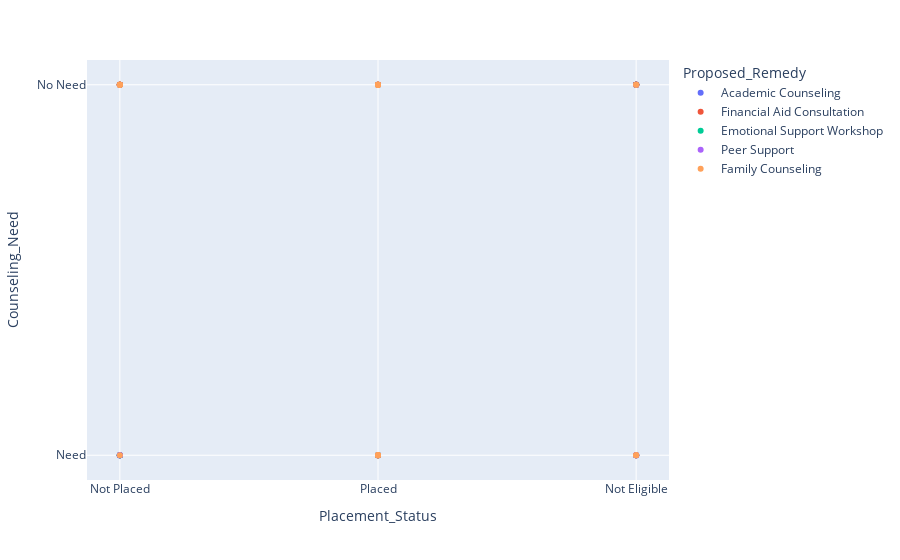

Write notebook code for a chart like this one.
### Code cell
fig=px.scatter(DF_model1,x='Placement_Status',y='Counseling_Need',color='Proposed_Remedy')
fig.update_layout(title='',title_x=0.5,)
fig.show()

### Figure 1 — Plotly figure (JSON) as saved in the notebook; plotly's stock layout.template omitted (floating-point values rounded to 4 significant figures)
{"data": [{"hovertemplate": "Proposed_Remedy=Academic Counseling<br>Placement_Status=%{x}<br>Counseling_Need=%{y}<extra></extra>", "legendgroup": "Academic Counseling", "marker": {"color": "#636efa", "symbol": "circle"}, "mode": "markers", "name": "Academic Counseling", "orientation": "v", "showlegend": true, "type": "scatter", "x": ["Not Placed", "Placed", "Placed", "Not Eligible", "Placed", "Not Placed", "Not Eligible", "Not Placed", "Not Placed", "Not Placed", "Placed", "Not Eligible", "Not Eligible", "Placed"], "xaxis": "x", "y": ["Need", "No Need", "Need", "No Need", "Need", "Need", "No Need", "No Need", "Need", "Need", "Need", "Need", "No Need", "Need"], "yaxis": "y"}, {"hovertemplate": "Proposed_Remedy=Financial Aid Consultation<br>Placement_Status=%{x}<br>Counseling_Need=%{y}<extra></extra>", "legendgroup": "Financial Aid Consultation", "marker": {"color": "#EF553B", "symbol": "circle"}, "mode": "markers", "name": "Financial Aid Consultation", "orientation": "v", "showlegend": true, "type": "scatter", "x": ["Not Eligible", "Not Placed", "Not Placed", "Placed", "Not Eligible", "Not Eligible", "Placed", "Placed", "Not Placed", "Not Placed", "Not Eligible", "Not Placed", "Not Eligible", "Not Eligible", "Not Eligible", "Not Placed", "Placed", "Not Eligible", "Not Eligible", "Placed", "Not Placed", "Not Placed", "Not Eligible", "Not Placed", "Placed", "Not Eligible"], "xaxis": "x", "y": ["No Need", "Need", "Need", "Need", "No Need", "No Need", "Need", "No Need", "No Need", "No Need", "No Need", "No Need", "No Need", "No Need", "No Need", "No Need", "No Need", "No Need", "Need", "Need", "No Need", "No Need", "No Need", "No Need", "Need", "No Need"], "yaxis": "y"}, {"hovertemplate": "Proposed_Remedy=Emotional Support Workshop<br>Placement_Status=%{x}<br>Counseling_Need=%{y}<extra></extra>", "legendgroup": "Emotional Support Workshop", "marker": {"color": "#00cc96", "symbol": "circle"}, "mode": "markers", "name": "Emotional Support Workshop", "orientation": "v", "showlegend": true, "type": "scatter", "x": ["Not Eligible", "Placed", "Not Placed", "Placed", "Not Eligible", "Placed", "Placed", "Placed", "Not Placed", "Placed", "Not Eligible", "Not Placed", "Not Placed", "Placed", "Placed", "Not Eligible", "Not Eligible", "Not Placed"], "xaxis": "x", "y": ["No Need", "No Need", "Need", "Need", "No Need", "No Need", "Need", "Need", "Need", "No Need", "Need", "Need", "No Need", "Need", "Need", "Need", "Need", "Need"], "yaxis": "y"}, {"hovertemplate": "Proposed_Remedy=Peer Support<br>Placement_Status=%{x}<br>Counseling_Need=%{y}<extra></extra>", "legendgroup": "Peer Support", "marker": {"color": "#ab63fa", "symbol": "circle"}, "mode": "markers", "name": "Peer Support", "orientation": "v", "showlegend": true, "type": "scatter", "x": ["Not Eligible", "Placed", "Placed", "Placed", "Not Eligible", "Placed", "Not Placed", "Not Eligible", "Not Placed", "Placed", "Not Eligible", "Not Eligible", "Not Eligible", "Placed", "Not Placed", "Not Placed", "Not Eligible", "Placed"], "xaxis": "x", "y": ["Need", "No Need", "No Need", "No Need", "No Need", "Need", "Need", "Need", "Need", "Need", "Need", "No Need", "Need", "No Need", "Need", "No Need", "Need", "Need"], "yaxis": "y"}, {"hovertemplate": "Proposed_Remedy=Family Counseling<br>Placement_Status=%{x}<br>Counseling_Need=%{y}<extra></extra>", "legendgroup": "Family Counseling", "marker": {"color": "#FFA15A", "symbol": "circle"}, "mode": "markers", "name": "Family Counseling", "orientation": "v", "showlegend": true, "type": "scatter", "x": ["Not Placed", "Not Placed", "Placed", "Placed", "Placed", "Placed", "Not Eligible", "Placed", "Placed", "Not Placed", "Placed", "Placed", "Not Eligible", "Placed", "Placed", "Placed", "Not Placed", "Placed", "Not Eligible", "Not Placed", "Not Eligible", "Placed", "Not Eligible", "Placed"], "xaxis": "x", "y": ["Need", "No Need", "Need", "Need", "Need", "Need", "Need", "No Need", "No Need", "No Need", "No Need", "No Need", "Need", "Need", "No Need", "No Need", "No Need", "Need", "No Need", "No Need", "No Need", "No Need", "Need", "No Need"], "yaxis": "y"}], "layout": {"autosize": true, "legend": {"title": {"text": "Proposed_Remedy"}, "tracegroupgap": 0}, "margin": {"t": 60}, "title": {"text": "", "x": 0.5}, "xaxis": {"anchor": "y", "autorange": true, "domain": [0, 1], "range": [-0.1335, 2.134], "title": {"text": "Placement_Status"}, "type": "category"}, "yaxis": {"anchor": "x", "autorange": true, "domain": [0, 1], "range": [-0.07743, 1.077], "title": {"text": "Counseling_Need"}, "type": "category"}}}
